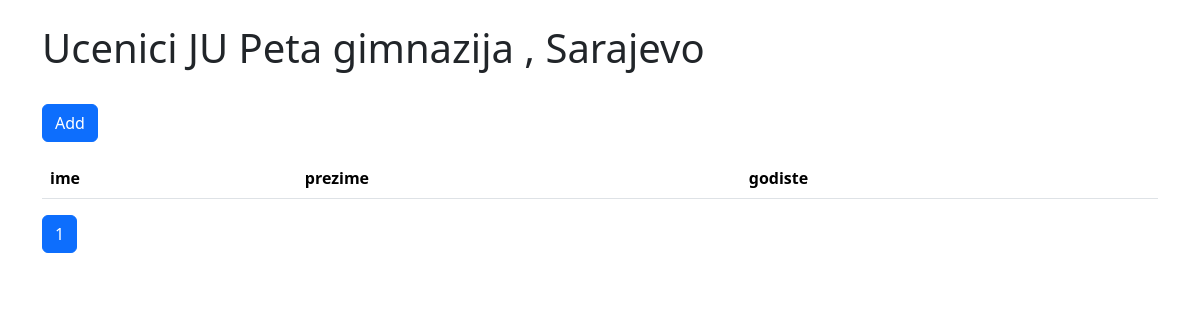
The page /ucenici/ on the database as committed earlier.
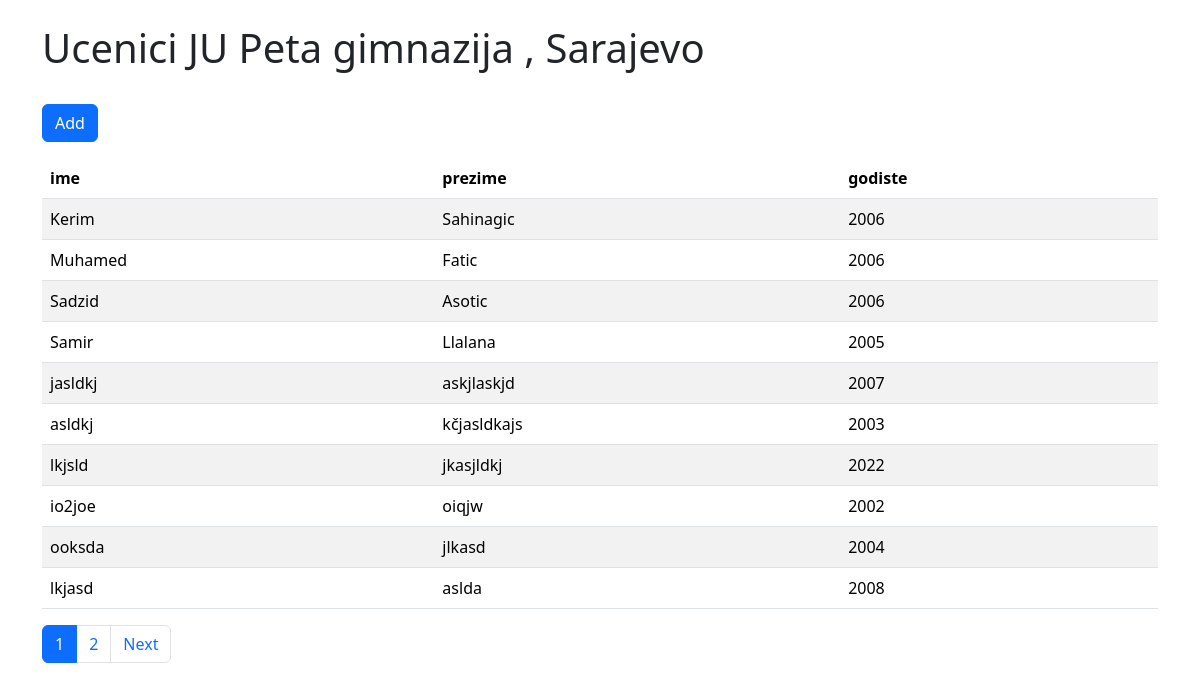
The same page on the database as committed later.
### UposleniciSkole/models.py (models this page shows, shortened)
class Ucenik(models.Model):
        ime = models.CharField(max_length = 100)
        prezime = models.CharField(max_length = 100)
        godiste = models.IntegerField()

### UposleniciSkole/views.py (the view)
# urls.py: path("ucenici/", views.lista_objekata, {"tip": "ucenici"}, name="lista_ucenika"),
def lista_objekata(request, tip):
    if tip == "uposlenici":
        model = Uposlenik
        delete_url = "obrisi_uposlenika"
        template = "radnici/lista_uposlenika.html"
    elif tip == "ucenici":
        model = Ucenik
        delete_url = None   # za sad nemamo obrisi_ucenika
        template = "radnici/lista_ucenika.html"
    else:
        return render(request, "404.html")
    queryset = model.objects.all().order_by("id")
    paginator = Paginator(queryset, 10)
    page_number = request.GET.get("page")
    page_obj = paginator.get_page(page_number)
    varijable = [field.name for field in model._meta.get_fields()]
    vrijednosti = []
    for obj in page_obj:
        vrijednosti.append([getattr(obj, field) for field in varijable if field != "id"])
    return render(request,template, {
        "tip": tip,
        "varijable": [field for field in varijable if field != "id"],
        "vrijednosti": vrijednosti,
        "page_obj": page_obj,
        "delete_url": delete_url,
    })

### UposleniciSkole/templates/radnici/lista_ucenika.html (shortened to what this page needs)
<!DOCTYPE html>
<html lang="en">
<head>
    <link href="https://cdn.jsdelivr.net/npm/bootstrap@5.3.2/dist/css/bootstrap.min.css" rel="stylesheet">
</head>
<body class="container mt-4">
<h1>Ucenici JU Peta gimnazija , Sarajevo</h1>
<br>
<a href="{% url 'dodaj_ucenika' %}" class="btn btn-primary mb-3">Add</a>
<table class="table table-striped">
    <thead>
        <tr>
          {% for varijabla in varijable %}
          <th>{{ varijabla }}</th>
        {% endfor %}
        </tr>
    </thead>
    <tbody>
      {% for red in vrijednosti %}
            <tr>
                {% for vrijednost in red %}
                    <td>{{ vrijednost }}</td>
                {% endfor %}
            </tr>
        {% endfor %}
    </tbody>
</table>
<nav>
  <ul class="pagination">
    {% for num in page_obj.paginator.page_range %}
      <li class="page-item {% if page_obj.number == num %}active{% endif %}">
        <a class="page-link" href="?page={{ num }}">{{ num }}</a>
      </li>
    {% endfor %}
    {% if page_obj.has_next %}
      <li class="page-item"><a class="page-link" href="?page={{ page_obj.next_page_number }}">Next</a></li>
    {% endif %}
  </ul>
</nav>
</body>
</html>

Rows that differ between the two databases and show on the page:
added Ucenik: red "Kerim" "Sahinagic"
added Ucenik: red "Muhamed" "Fatic"
added Ucenik: red "Sadzid" "Asotic"
added Ucenik: red "Samir" "Llalana"
added Ucenik: red "jasldkj" "askjlaskjd"
added Ucenik: red "asldkj" "kčjasldkajs"
added Ucenik: red "lkjsld" "jkasjldkj"
added Ucenik: red "io2joe" "oiqjw"
added Ucenik: red "ooksda" "jlkasd"
added Ucenik: red "lkjasd" "aslda"
Other text that changed with them:
new list line: "2006"
new list line: "2005"
new list line: "2007"
new list line: "2003"
new list line: "2022"
new list line: "2002"
new list line: "2004"
new list line: "2008"
new list line: "2"
text now shown: "Next"
